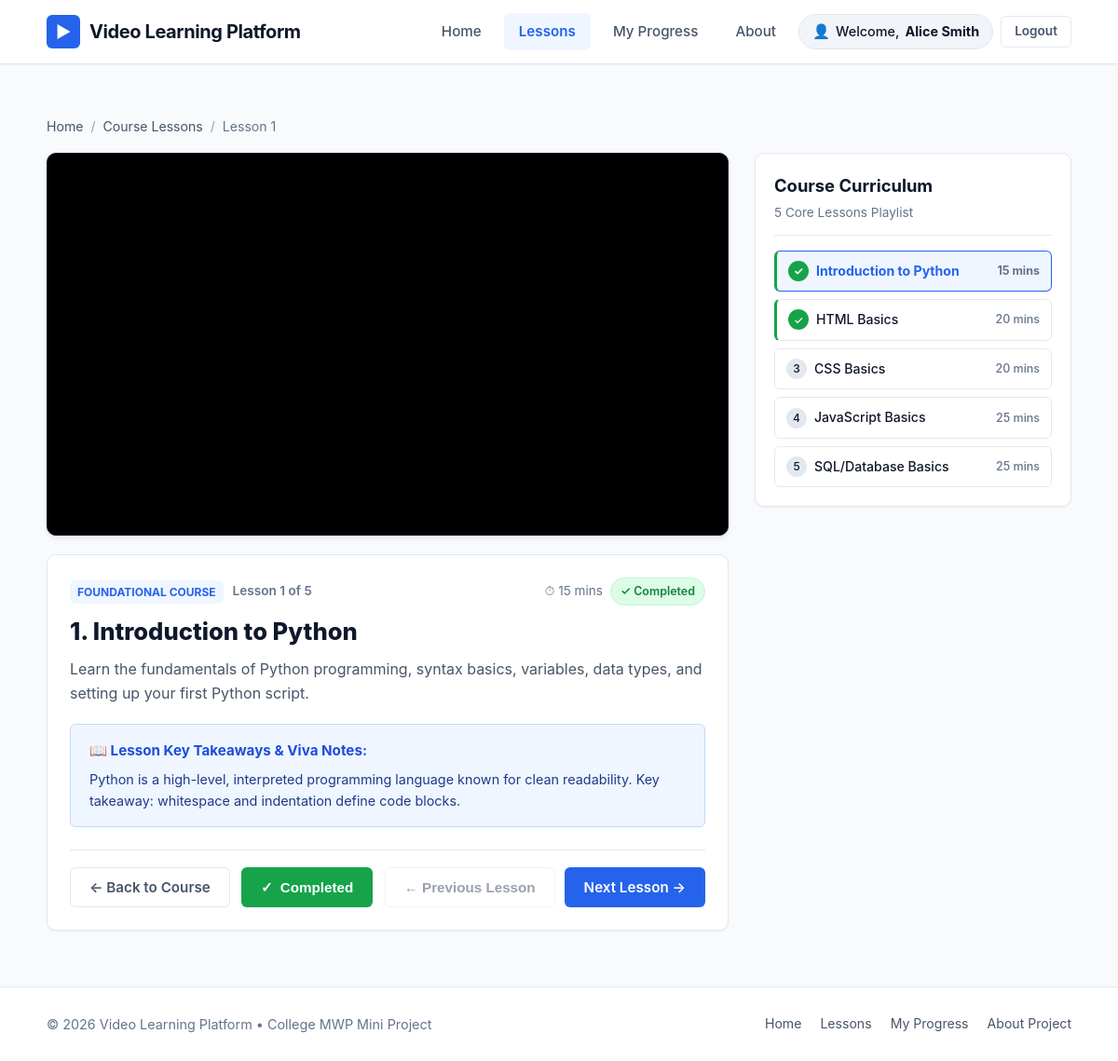
The page /lesson/1 (signed in) on the database its author committed.
### tables this page shows
CREATE TABLE lessons (
            id INTEGER PRIMARY KEY AUTOINCREMENT,
            lesson_number INTEGER UNIQUE NOT NULL,
            title TEXT NOT NULL,
            description TEXT NOT NULL,
            video_id TEXT NOT NULL,
            embed_url TEXT NOT NULL,
            duration TEXT NOT NULL,
            summary_notes TEXT
        );

CREATE TABLE progress (
            id INTEGER PRIMARY KEY AUTOINCREMENT,
            student_id INTEGER NOT NULL,
            lesson_id INTEGER NOT NULL,
            is_completed INTEGER DEFAULT 1,
            completed_at TIMESTAMP DEFAULT CURRENT_TIMESTAMP,
            UNIQUE(student_id, lesson_id),
            FOREIGN KEY (student_id) REFERENCES students (id) ON DELETE CASCADE,
            FOREIGN KEY (lesson_id) REFERENCES lessons (id) ON DELETE CASCADE
        );

### app.py (the view)
@app.route("/lesson/<int:lesson_number>")
@login_required
def lesson_view(lesson_number):
    student_id = session["student_id"]
    lesson = database.get_lesson_by_number(lesson_number, student_id=student_id)
    if not lesson:
        return render_template(
            "404.html",
            error_title="Lesson Not Found",
            error_message=f"Lesson #{lesson_number} does not exist. The platform contains exactly 5 lessons (Lessons 1 to 5)."
        ), 404
    all_lessons = database.get_all_lessons(student_id=student_id)
    return render_template(
        "lesson.html",
        lesson=lesson,
        all_lessons=all_lessons
    )

### app.py (called while the page is built)
def login_required(f):
    @wraps(f)
    def decorated_function(*args, **kwargs):
        if "student_id" not in session:
            flash("Please log in to access this page.", "warning")
            return redirect(url_for("login", next=request.path))
        return f(*args, **kwargs)
    return decorated_function

@app.context_processor
def inject_user():
    return {
        "is_logged_in": "student_id" in session,
        "student_id": session.get("student_id"),
        "student_name": session.get("student_name"),
        "student_email": session.get("student_email")
    }

### database.py (called while the page is built, shortened)
def get_db_connection() -> sqlite3.Connection:
    conn = sqlite3.connect(DB_FILE)
    conn.row_factory = sqlite3.Row
    conn.execute("PRAGMA foreign_keys = ON")
    return conn

def get_all_lessons(student_id: Optional[int] = None) -> List[Dict[str, Any]]:
    conn = get_db_connection()
    cursor = conn.cursor()
    if student_id:
        query = """
            SELECT
                l.id,
                l.lesson_number,
                l.title,
                l.description,
                l.video_id,
                l.embed_url,
                l.duration,
                l.summary_notes,
                COALESCE(p.is_completed, 0) AS is_completed,
                p.completed_at
            FROM lessons l
            LEFT JOIN progress p ON l.id = p.lesson_id AND p.student_id = ?
            ORDER BY l.lesson_number ASC
        """
        rows = cursor.execute(query, (student_id,)).fetchall()
    conn.close()
    return [dict(row) for row in rows]

### templates/lesson.html (shortened to what this page needs)
{% extends "base.html" %}
{% block content %}
<div class="container">
  <nav class="breadcrumb" aria-label="Breadcrumb">
    <a href="{{ url_for('index') }}">Home</a>
    <span class="breadcrumb-separator">/</span>
    <a href="{{ url_for('lessons') }}">Course Lessons</a>
    <span class="breadcrumb-separator">/</span>
    <span>Lesson {{ lesson.lesson_number }}</span>
  </nav>
  <div class="lesson-page-grid">
    <div class="video-section">
      <div class="video-player-container">
        <iframe
          id="mainLessonIframe"
          src="{{ lesson.embed_url }}"
          title="{{ lesson.title }}"
          allow="accelerometer; autoplay; clipboard-write; encrypted-media; gyroscope; picture-in-picture; web-share"
          allowfullscreen>
        </iframe>
      </div>
      <div class="video-meta-card">
        <div class="lesson-top-bar">
          <div style="display: flex; align-items: center; gap: 10px;">
            <span class="course-category-tag" style="margin: 0;">Foundational Course</span>
            <span style="font-size: 0.85rem; color: var(--text-muted); font-weight: 600;">
              Lesson {{ lesson.lesson_number }} of {{ all_lessons|length }}
            </span>
          </div>
          <div style="display: flex; align-items: center; gap: 8px;">
            <span style="font-size: 0.85rem; color: var(--text-muted);">⏱ {{ lesson.duration }}</span>
            <span
              id="lessonStatusBadge"
              class="status-badge {% if lesson.is_completed %}completed{% else %}incomplete{% endif %}">
              {% if lesson.is_completed %}✓ Completed{% else %}Not Completed{% endif %}
            </span>
          </div>
        </div>
        <h1 class="lesson-view-title">{{ lesson.lesson_number }}. {{ lesson.title }}</h1>
        <p class="lesson-view-desc">{{ lesson.description }}</p>
        {% if lesson.summary_notes %}
          <div class="lesson-notes-box">
            <h4>📖 Lesson Key Takeaways &amp; Viva Notes:</h4>
            <p>{{ lesson.summary_notes }}</p>
          </div>
        {% endif %}
        <div class="lesson-controls-bar">
          <a href="{{ url_for('lessons') }}" class="btn btn-secondary" id="btnBackToCourse">
            &larr; Back to Course
          </a>
          <div class="completion-controls">
            <button
              type="button"
              id="btnToggleComplete"
              data-lesson-number="{{ lesson.lesson_number }}"
              class="btn {% if lesson.is_completed %}btn-success{% else %}btn-outline-primary{% endif %}"
              title="{% if lesson.is_completed %}Click to mark as incomplete{% else %}Click to mark as completed{% endif %}">
              {% if lesson.is_completed %}
                <span class="icon">✓</span> Completed
              {% else %}
                Mark as Completed
              {% endif %}
            </button>
          </div>
          <div class="nav-buttons-group">
            {% if lesson.prev_lesson %}
              <a
                href="{{ url_for('lesson_view', lesson_number=lesson.prev_lesson.lesson_number) }}"
                class="btn btn-secondary"
                id="btnPrevLesson"
                title="Go to Lesson {{ lesson.prev_lesson.lesson_number }}: {{ lesson.prev_lesson.title }}">
                &larr; Previous Lesson
              </a>
            {% else %}
              <button class="btn btn-secondary" disabled id="btnPrevLesson" title="You are at the first lesson">
                &larr; Previous Lesson
              </button>
            {% endif %}
            {% if lesson.next_lesson %}
              <a
                href="{{ url_for('lesson_view', lesson_number=lesson.next_lesson.lesson_number) }}"
                class="btn btn-primary"
                id="btnNextLesson"
                title="Go to Lesson {{ lesson.next_lesson.lesson_number }}: {{ lesson.next_lesson.title }}">
                Next Lesson &rarr;
              </a>
            {% else %}
              <button class="btn btn-secondary" disabled id="btnNextLesson" title="You have reached the final lesson">
                Next Lesson &rarr;
              </button>
            {% endif %}
          </div>
        </div>
      </div>
    </div>
    <aside class="lesson-sidebar">
      <div class="lesson-sidebar-card">
        <h3 class="sidebar-title">Course Curriculum</h3>
        <p class="sidebar-subtitle">5 Core Lessons Playlist</p>
        <ul class="sidebar-playlist">
          {% for l in all_lessons %}
            <li
              class="playlist-item {% if l.lesson_number == lesson.lesson_number %}active{% endif %} {% if l.is_completed %}completed{% endif %}"
              data-lesson-number="{{ l.lesson_number }}">
              <a href="{{ url_for('lesson_view', lesson_number=l.lesson_number) }}">
                <div style="display: flex; align-items: center; overflow: hidden; text-overflow: ellipsis; white-space: nowrap;">
                  <span class="playlist-order">
                    {% if l.is_completed %}✓{% else %}{{ l.lesson_number }}{% endif %}
                  </span>
                  <span style="overflow: hidden; text-overflow: ellipsis; white-space: nowrap;">{{ l.title }}</span>
                </div>
                <span style="font-size: 0.78rem; color: var(--text-muted); margin-left: 8px;">{{ l.duration }}</span>
              </a>
            </li>
          {% endfor %}
        </ul>
      </div>
    </aside>
  </div>
</div>
{% endblock %}

### rows shown on the page
lessons: lesson_number "1", duration "15 mins", title "Introduction to Python", description "Learn the fundamentals of Python programming, syntax basics, variables, data types, and setting up your first Python script.", summary_notes "Python is a high-level, interpreted programming language known for clean readability. Key takeaway: whitespace and indentation define code blocks."
progress: title "Introduction to Python", duration "15 mins"
progress: title "HTML Basics", duration "20 mins"
lessons: lesson_number "3", title "CSS Basics", duration "20 mins"
lessons: lesson_number "4", title "JavaScript Basics", duration "25 mins"
lessons: lesson_number "5", title "SQL/Database Basics", duration "25 mins"

### other values the page prints
{{ student_name }} "Alice Smith"
{{ all_lessons|length }} "5"
